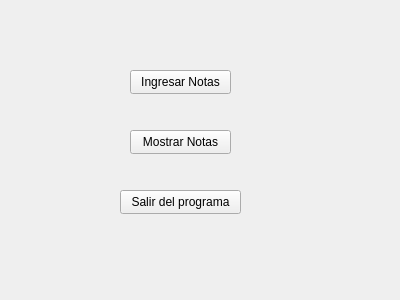
<?xml version="1.0" encoding="UTF-8"?>
<ui version="4.0">
 <class>Form</class>
 <widget class="QWidget" name="Form">
  <property name="geometry">
   <rect>
    <x>0</x>
    <y>0</y>
    <width>400</width>
    <height>300</height>
   </rect>
  </property>
  <property name="windowTitle">
   <string>Form</string>
  </property>
  <widget class="QPushButton" name="ingresar">
   <property name="geometry">
    <rect>
     <x>130</x>
     <y>70</y>
     <width>101</width>
     <height>24</height>
    </rect>
   </property>
   <property name="text">
    <string>Ingresar Notas</string>
   </property>
  </widget>
  <widget class="QPushButton" name="mostrar">
   <property name="geometry">
    <rect>
     <x>130</x>
     <y>130</y>
     <width>101</width>
     <height>24</height>
    </rect>
   </property>
   <property name="text">
    <string>Mostrar Notas</string>
   </property>
  </widget>
  <widget class="QPushButton" name="salir">
   <property name="geometry">
    <rect>
     <x>120</x>
     <y>190</y>
     <width>121</width>
     <height>24</height>
    </rect>
   </property>
   <property name="text">
    <string>Salir del programa</string>
   </property>
  </widget>
 </widget>
 <resources/>
 <connections/>
</ui>
